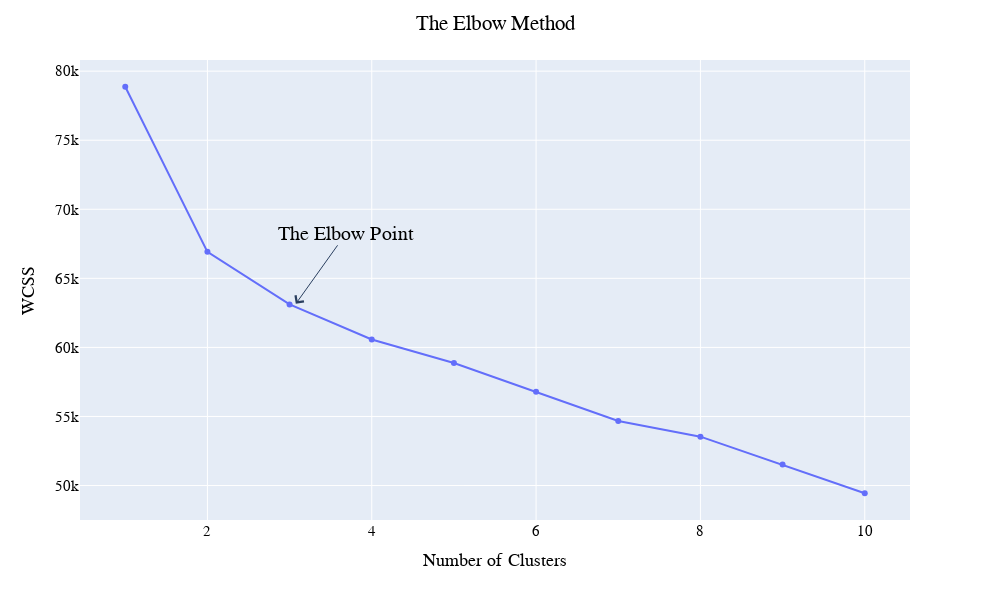

The code cell stored with this chart in its notebook:
### Markdown cell above
# <span style='font-family:"Times New Roman"'> <span styel=''> 4. Custering

### Code cell
X= standart_data

wcss = []

for i in range(1, 11):
    km = KMeans(n_clusters = i,
                random_state = 0)
    km.fit(X)
    wcss.append(km.inertia_)


fig = px.line( x= range(1, 11),
              y=wcss, markers=True)

fig.update_layout(width = 990,
                  height = 600,
                  showlegend = False,
                  title='The Elbow Method',
                  title_x = 0.5,
                  xaxis_title='Number of Clusters',
                  font = dict(family = "TimesNewRoman",
                              color="black",
                              size = 15),
                  yaxis_title='WCSS')

fig.add_annotation(dict(x=0.26, y=0.47, xref="paper",
                                yref="paper", 
                                text='The Elbow Point',
                                font_size = 20,
                                showarrow=True,
                       arrowhead=4,
                       arrowsize=2,
                       arrowwidth=1,
                       ax=50,ay=-70))

fig.show()

### Figure 1 — Plotly figure (JSON) as saved in the notebook; plotly's stock layout.template omitted (floating-point values rounded to 4 significant figures)
{"data": [{"hovertemplate": "x=%{x}<br>y=%{y}<extra></extra>", "legendgroup": "", "line": {"color": "#636efa", "dash": "solid"}, "marker": {"symbol": "circle"}, "mode": "markers+lines", "name": "", "orientation": "v", "showlegend": false, "type": "scatter", "x": [1, 2, 3, 4, 5, 6, 7, 8, 9, 10], "xaxis": "x", "y": [78870.0, 66920.0, 63110.0, 60580.0, 58870.0, 56800.0, 54680.0, 53540.0, 51520.0, 49440.0], "yaxis": "y"}], "layout": {"annotations": [{"arrowhead": 4, "arrowsize": 2, "arrowwidth": 1, "ax": 50, "ay": -70, "font": {"size": 20}, "showarrow": true, "text": "The Elbow Point", "x": 0.26, "xref": "paper", "y": 0.47, "yref": "paper"}], "font": {"color": "black", "family": "TimesNewRoman", "size": 15}, "height": 600, "legend": {"tracegroupgap": 0}, "margin": {"t": 60}, "showlegend": false, "title": {"text": "The Elbow Method", "x": 0.5}, "width": 990, "xaxis": {"anchor": "y", "domain": [0.0, 1.0], "title": {"text": "Number of Clusters"}}, "yaxis": {"anchor": "x", "domain": [0.0, 1.0], "title": {"text": "WCSS"}}}}
